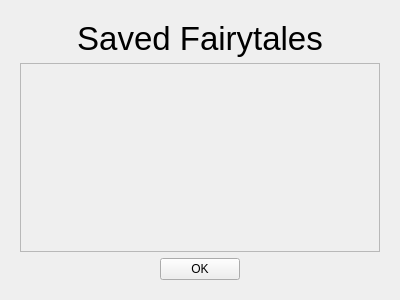
<?xml version="1.0" encoding="UTF-8"?>
<ui version="4.0">
 <class>FairytalesDialog</class>
 <widget class="QWidget" name="FairytalesDialog">
  <property name="geometry">
   <rect>
    <x>0</x>
    <y>0</y>
    <width>400</width>
    <height>300</height>
   </rect>
  </property>
  <property name="windowTitle">
   <string>Fairytales</string>
  </property>
  <layout class="QVBoxLayout" name="verticalLayout_2">
   <item>
    <widget class="QWidget" name="widget" native="true">
     <property name="sizePolicy">
      <sizepolicy hsizetype="Expanding" vsizetype="Expanding">
       <horstretch>0</horstretch>
       <verstretch>0</verstretch>
      </sizepolicy>
     </property>
     <layout class="QVBoxLayout" name="verticalLayout">
      <item>
       <widget class="QLabel" name="label">
        <property name="font">
         <font>
          <pointsize>25</pointsize>
         </font>
        </property>
        <property name="text">
         <string>Saved Fairytales</string>
        </property>
        <property name="scaledContents">
         <bool>false</bool>
        </property>
        <property name="alignment">
         <set>Qt::AlignCenter</set>
        </property>
       </widget>
      </item>
      <item>
       <widget class="QScrollArea" name="scrollArea">
        <property name="widgetResizable">
         <bool>true</bool>
        </property>
        <widget class="QWidget" name="scrollAreaWidgetContents">
         <property name="geometry">
          <rect>
           <x>0</x>
           <y>0</y>
           <width>362</width>
           <height>169</height>
          </rect>
         </property>
         <property name="sizePolicy">
          <sizepolicy hsizetype="Expanding" vsizetype="Expanding">
           <horstretch>0</horstretch>
           <verstretch>0</verstretch>
          </sizepolicy>
         </property>
         <layout class="QVBoxLayout" name="verticalLayout_3">
          <item alignment="Qt::AlignTop">
           <widget class="QWidget" name="contentWidget" native="true">
            <property name="sizePolicy">
             <sizepolicy hsizetype="Expanding" vsizetype="Expanding">
              <horstretch>0</horstretch>
              <verstretch>0</verstretch>
             </sizepolicy>
            </property>
            <layout class="QVBoxLayout" name="verticalLayout_4">
             <item>
              <spacer name="verticalSpacer">
               <property name="orientation">
                <enum>Qt::Vertical</enum>
               </property>
               <property name="sizeHint" stdset="0">
                <size>
                 <width>20</width>
                 <height>163</height>
                </size>
               </property>
              </spacer>
             </item>
            </layout>
           </widget>
          </item>
         </layout>
        </widget>
       </widget>
      </item>
      <item alignment="Qt::AlignHCenter|Qt::AlignBottom">
       <widget class="QPushButton" name="okPushButton">
        <property name="text">
         <string>OK</string>
        </property>
        <property name="icon">
         <iconset resource="../oxygen-icons-png-master/oxygen.qrc">
          <normaloff>:/themes/oxygen/32x32/actions/dialog-ok-apply.png</normaloff>:/themes/oxygen/32x32/actions/dialog-ok-apply.png</iconset>
        </property>
        <property name="iconSize">
         <size>
          <width>32</width>
          <height>32</height>
         </size>
        </property>
       </widget>
      </item>
     </layout>
    </widget>
   </item>
  </layout>
 </widget>
 <resources>
  <include location="../oxygen-icons-png-master/oxygen.qrc"/>
 </resources>
 <connections/>
</ui>
